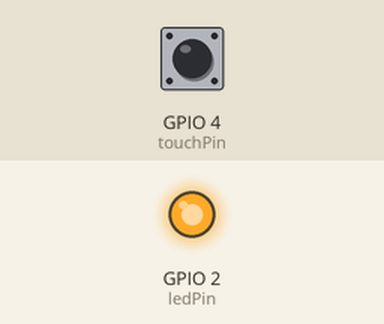
This sketch was run on a simulated ESP32. Parts: output pins drawn as LEDs (lit = HIGH). The test bench sets the inputs (shaded band); at power-on: GPIO 4 (touchPin) HIGH. What the sketch prints to the serial monitor is not drawn.

Above: at 0.1 s.
Timing chart, 0 to 1.6 s (numbered marks = the images above):
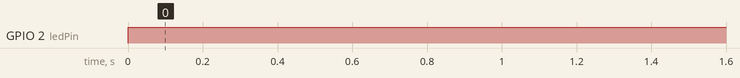

Measured:
- by itself, GPIO 2 (ledPin): LOW → HIGH at 0.00 s

The sketch:

cod_esp32.ino
```cpp
const int ledPin = 2;      // lad albastru
const int touchPin = 4;    // g4

// limita este 1200, dacca scade sub aceasta limita se considera ca am atins pinul
const int limitaAtingere = 1200;

void setup() {
  Serial.begin(115200);
  pinMode(ledPin, OUTPUT);
}

void loop() {
  int valoareTouch = touchRead(touchPin);

  Serial.print("Valoare senzor: ");
  Serial.println(valoareTouch);


  if (valoareTouch < limitaAtingere) {
    digitalWrite(ledPin, HIGH); // aprinde cand scade sub 600
  } else {
    digitalWrite(ledPin, LOW);  // ramane stins la aprox. 1840
  }

  delay(100);
}
```
